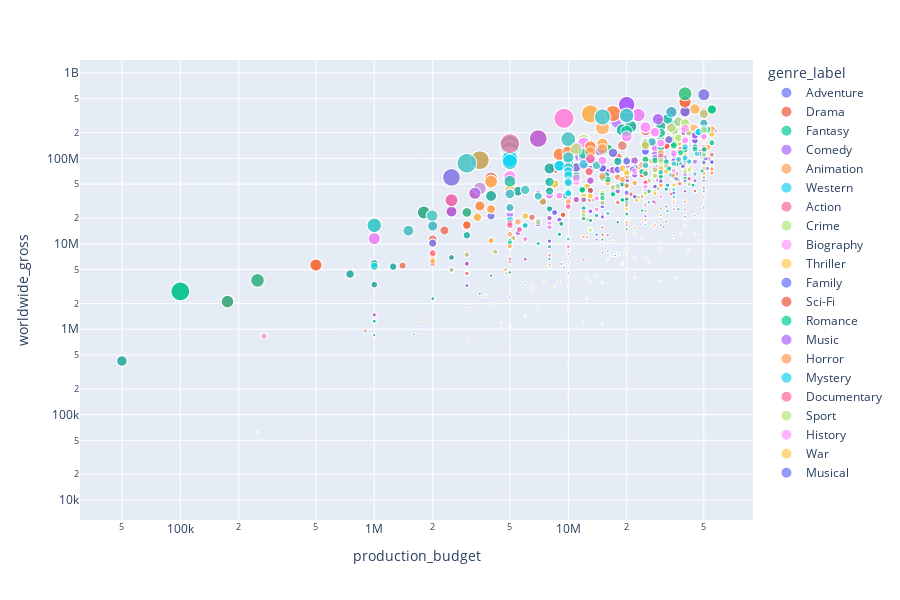

Write notebook code for a chart like this one.
### Code cell
fig = px.scatter(low_budget_df, x="production_budget", y="worldwide_gross", color="genre_label",
                 size='worldwide_gross_budget_ratio',log_y=True, log_x=True,width=900, height=600)

fig.show()
